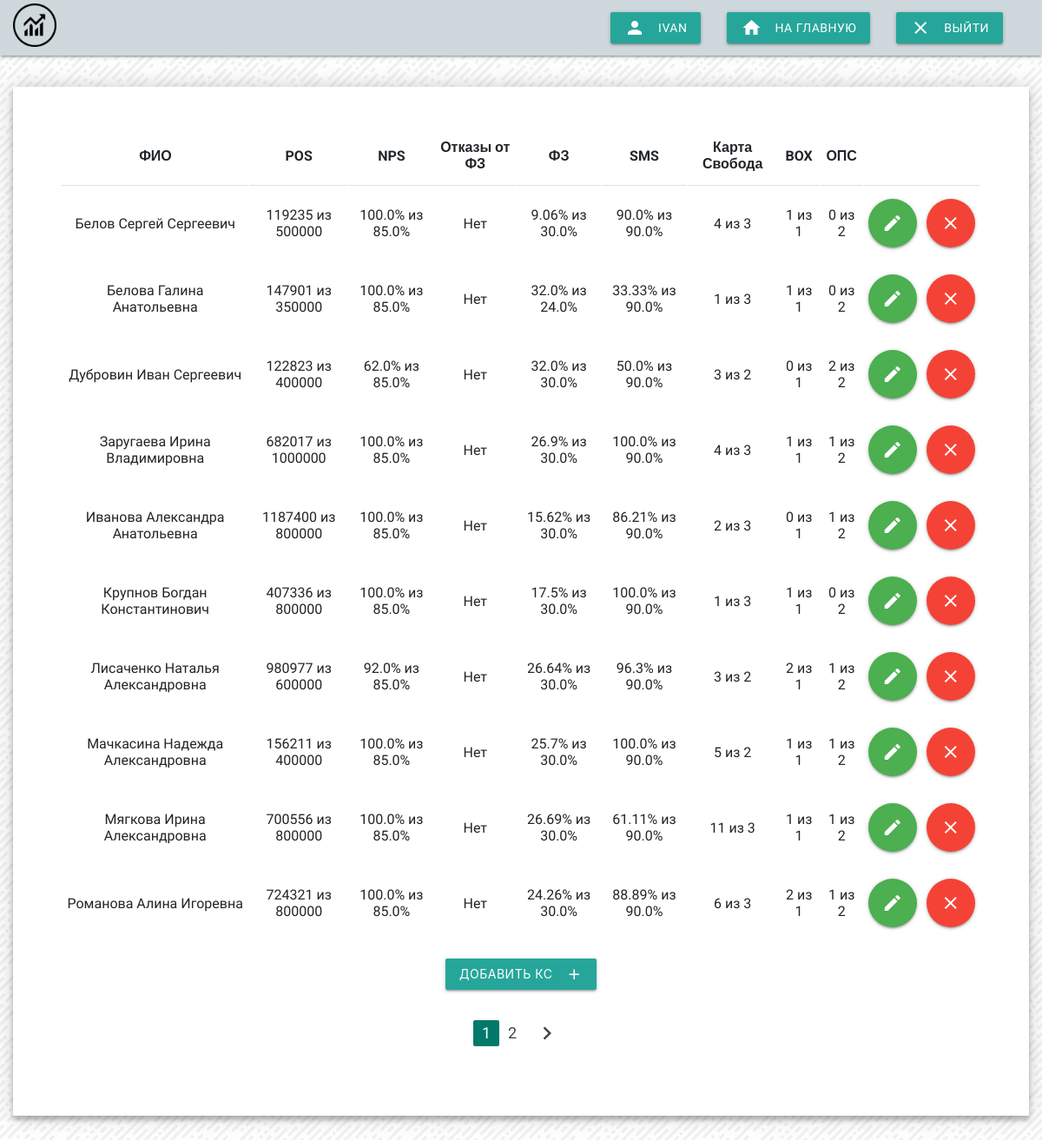
Page /employees (signed in) on the committed database.
### main_app/models.py (models this page shows, shortened)
class CRUDMixin():
    @classmethod
    def create(cls, **kwargs):
        instance = cls(**kwargs)
        return instance.save()

class User(db.Model, UserMixin, CRUDMixin):
    __tablename__ = 'users'
    id = db.Column(db.Integer, primary_key=True)
    username = db.Column(db.String(30), unique=True, index=True)
    password_hash = db.Column(db.String(128))
    cs = db.relationship('CS', backref='user', lazy=True)
    archive_cs = db.relationship('ArchiveCS', backref='user', lazy=True)
    rating = db.relationship('Rating', backref='user', lazy=True)
    @property
    def password(self):
        raise AttributeError('password is not a readable attribute')

class CS(db.Model, CRUDMixin):
    __tablename__ = 'employees'
    id = db.Column(db.Integer, primary_key=True)
    first_name = db.Column(db.String(100), unique=False, index=True)
    last_name = db.Column(db.String(100), unique=False, index=True)
    middle_name = db.Column(db.String(100), unique=False, index=True)
    pos_plan = db.Column(db.Integer, nullable=False)
    pos_fact = db.Column(db.Integer, nullable=False)
    nps_plan = db.Column(db.Float, nullable=False)
    nps_fact = db.Column(db.Float, nullable=False)
    refund_fz = db.Column(db.Boolean, nullable=False)
    fz_plan = db.Column(db.Float, nullable=False)
    fz_fact = db.Column(db.Float, nullable=False)
    sms_plan = db.Column(db.Float, nullable=False)
    sms_fact = db.Column(db.Float, nullable=False)
    kr_plan = db.Column(db.Integer, nullable=False)
    kr_fact = db.Column(db.Integer, nullable=False)
    box_plan = db.Column(db.Integer, nullable=False)
    box_fact = db.Column(db.Integer, nullable=False)
    ops_plan = db.Column(db.Integer, nullable=False)
    ops_fact = db.Column(db.Integer, nullable=False)
    user_id = db.Column(db.Integer, db.ForeignKey('users.id', ondelete='cascade'), nullable=False)
    def pretty_format(self, num):
        locale.setlocale(locale.LC_ALL, '')
        locale._override_localeconv = {'mon_thousands_sep': ' '}
        return locale.format('%.0f', num, grouping=True)

### main_app/views.py (the view)
@app.route('/employees', methods=['GET', 'POST'])
@login_required
def employees():
    page = request.args.get('page', 1, type=int)
    query = CS.query.filter_by(
                        user_id=current_user.get_id()).\
                        paginate(page=page, per_page=10)
    return render_template('employees.html', items=query)

### main_app/__init__.py (called while the page is built)
@app.before_request
def before_request():
    g.user = current_user

### main_app/models.py (called while the page is built)
@login_manager.user_loader
def load_user(user_id):
    return User.query.get(user_id)

### main_app/templates/employees.html (shortened to what this page needs)
{% extends "base.html" %}
{% from "_formhelpers.html" import render_field %}
{% block content %}
<div class="employees-form">
  <div class="row">
    <div class="col s12">
      {% if items.items %}
      <table class="highlight centered">
        <thead>
          <tr>
              <th>ФИО</th>
              <th>POS</th>
              <th>NPS</th>
              <th>Отказы от ФЗ</th>
              <th>ФЗ</th>
              <th>SMS</th>
              <th>Карта Свобода</th>
              <th>BOX</th>
              <th>ОПС</th>
              <th></th>
          </tr>
        </thead>
        <tbody>
          {% for item in items.items %}
          <tr id="row_{{ item.id }}">
            <td>{{ item.last_name }} {{ item.first_name }} {{ item.middle_name }}</td>
            <td>{{ item.pretty_format(item.pos_fact) }} из {{ item.pretty_format(item.pos_plan) }}</td>
            <td>{{ item.nps_fact }}% из {{ item.nps_plan }}%</td>
            <td>{% if item.refund_fz == True %}
                  Да
                {% else %}
                  Нет
                {% endif %}
            </td>
            <td>{{ item.fz_fact }}% из {{ item.fz_plan }}%</td>
            <td>{{ item.sms_fact }}% из {{ item.sms_plan }}%</td>
            <td>{{ item.kr_fact }} из {{ item.kr_plan }}</td>
            <td>{{ item.box_fact }} из {{ item.box_plan }}</td>
            <td>{{ item.ops_fact }} из {{ item.ops_plan }}</td>
            <td>
                <a class="btn-floating btn-large waves-effect waves-light green" href="{{ url_for('edit_cs', id=item.id) }}">
                  <i class="material-icons right">edit</i>
                </a>
            </td>
            <td>
              <button id="delete_cs_{{ item.id }}" class="btn-floating btn-large waves-effect waves-light red">
                <i class="material-icons right">clear</i>
              </button>
            </td>
          </tr>
          {% endfor %}
        </tbody>
      </table>
    </div>
  </div>
  {% else %}
    <h3>Нет записей</h3>
  {% endif %}
  <div class="row">
    <div class="col s12">
      <form action="{{ url_for('add_cs') }}" method="post">
        <button class="btn waves-effect waves-light large" type="submit" name="action">Добавить КС
          <i class="material-icons right">add</i>
        </button>
      </form>
    </div>
  </div>
  <div class="row">
    <div class="col s12">
      <ul class="pagination">
        {% if items.pages <= 1 %}
        {% else %}
        {% for page_num in items.iter_pages(left_edge=1, right_edge=1, left_current=1, right_current=2) %}
          {% if page_num %}
            {% if items.page == page_num %}
              <li class="active"><a href="{{ url_for('employees', page=page_num) }}">{{ page_num }}</a></li>
            {% else %}
              <li class="waves-effect"><a href="{{ url_for('employees', page=page_num) }}">{{ page_num }}</a></li>
            {% endif %}
          {% endif %}
        {% endfor %}
        {% endif %}
        {% if items.has_next %}
          <li class="waves-effect"><a href="{{ url_for('employees', page=items.next_num) }}"><i class="material-icons">chevron_right</i></a></li>
        {% endif %}
      </ul>
    </div>
  </div>
</div>
{% endblock %}

### main_app/templates/base.html (shortened to what this page needs)
<html lang="en">
<head>
	<link rel="stylesheet" type="text/css" href="{{ url_for('static', filename='css/bootstrap.css') }}">
	<link rel="stylesheet" type="text/css" href="{{ url_for('static', filename='css/materialize.css') }}">
	<link rel="stylesheet" type="text/css" href="{{ url_for('static', filename='css/style.css') }}">
</head>
<body>
	<nav class="navbar navbar-expand-md navbar-dark fixed-top blue-grey lighten-4">
		<i id="logo"><img src="{{ url_for('static', filename='images/logo.png')}}" width="50" height="50"></a></i>
		<div class="navbar-collapse collapse w-100 order-3 dual-collapse2">
			<ul class="navbar ml-auto">
				{% if current_user.is_authenticated %}
				<li class="nav-item">
		    	<a id="name" class="waves-effect waves-light btn"><i class="material-icons left">person</i>{{ current_user.username }}</a>
		  	</li>
				<li class="nav-item">
		    	<a class="waves-effect waves-light btn" href="{{ url_for('index') }}"><i class="material-icons left">home</i>На главную</a>
		  	</li>
				<li class="nav-item">
		    	<a class="waves-effect waves-light btn" href="{{ url_for('logout') }}"><i class="material-icons left">close</i>Выйти</a>
		  	</li>
				{% endif %}
			</ul>
		</div>
	</nav>
	<main>
		<div id="block-content" class="container-fluid">
				{% block content %}
				{% endblock %}
		</div>
	</main>
</body>
</html>

### main_app/static/css/style.css (style rules this page uses)
#logo { font-size: 60px; }
#block-content { padding-top: 100px; }
#name { pointer-events: none; }
::placeholder { color: black; opacity: 1; }
.employees-form { position: relative; z-index: 1; background: #FFFFFF; margin: 0 auto 50px; padding: 45px; text-align: center; box-shadow: 0 0 20px 0 rgba(0, 0, 0, 0.2), 0 5px 5px 0 rgba(0, 0, 0, 0.24); }
.pagination { display: flex; align-items: center; justify-content: center; }
.pagination li.active { background: #00796b; }
#rating-table th, td { border-style: solid; border-width: 0 1px 1px 0; border-color: white; }

### rows in the picture
User: username "IVAN"
CS: last_name "Белов", first_name "Сергей", middle_name "Сергеевич", pretty_format "119235", pretty_format "500000", nps_fact "100.0", nps_plan "85.0", refund_fz "Нет", fz_fact "9.06", fz_plan "30.0", sms_fact "90.0", sms_plan "90.0", kr_fact "4", kr_plan "3", box_fact "1", box_plan "1", ops_fact "0", ops_plan "2"
CS: last_name "Белова", first_name "Галина", middle_name "Анатольевна", pretty_format "147901", pretty_format "350000", nps_fact "100.0", nps_plan "85.0", refund_fz "Нет", fz_fact "32.0", fz_plan "24.0", sms_fact "33.33", sms_plan "90.0", kr_fact "1", kr_plan "3", box_fact "1", box_plan "1", ops_fact "0", ops_plan "2"
CS: last_name "Дубровин", first_name "Иван", middle_name "Сергеевич", pretty_format "122823", pretty_format "400000", nps_fact "62.0", nps_plan "85.0", refund_fz "Нет", fz_fact "32.0", fz_plan "30.0", sms_fact "50.0", sms_plan "90.0", kr_fact "3", kr_plan "2", box_fact "0", box_plan "1", ops_fact "2", ops_plan "2"
CS: last_name "Заругаева", first_name "Ирина", middle_name "Владимировна", pretty_format "682017", pretty_format "1000000", nps_fact "100.0", nps_plan "85.0", refund_fz "Нет", fz_fact "26.9", fz_plan "30.0", sms_fact "100.0", sms_plan "90.0", kr_fact "4", kr_plan "3", box_fact "1", box_plan "1", ops_fact "1", ops_plan "2"
CS: last_name "Иванова", first_name "Александра", middle_name "Анатольевна", pretty_format "1187400", pretty_format "800000", nps_fact "100.0", nps_plan "85.0", refund_fz "Нет", fz_fact "15.62", fz_plan "30.0", sms_fact "86.21", sms_plan "90.0", kr_fact "2", kr_plan "3", box_fact "0", box_plan "1", ops_fact "1", ops_plan "2"
CS: last_name "Крупнов", first_name "Богдан", middle_name "Константинович", pretty_format "407336", pretty_format "800000", nps_fact "100.0", nps_plan "85.0", refund_fz "Нет", fz_fact "17.5", fz_plan "30.0", sms_fact "100.0", sms_plan "90.0", kr_fact "1", kr_plan "3", box_fact "1", box_plan "1", ops_fact "0", ops_plan "2"
CS: last_name "Лисаченко", first_name "Наталья", middle_name "Александровна", pretty_format "980977", pretty_format "600000", nps_fact "92.0", nps_plan "85.0", refund_fz "Нет", fz_fact "26.64", fz_plan "30.0", sms_fact "96.3", sms_plan "90.0", kr_fact "3", kr_plan "2", box_fact "2", box_plan "1", ops_fact "1", ops_plan "2"
CS: last_name "Мачкасина", first_name "Надежда", middle_name "Александровна", pretty_format "156211", pretty_format "400000", nps_fact "100.0", nps_plan "85.0", refund_fz "Нет", fz_fact "25.7", fz_plan "30.0", sms_fact "100.0", sms_plan "90.0", kr_fact "5", kr_plan "2", box_fact "1", box_plan "1", ops_fact "1", ops_plan "2"
CS: last_name "Мягкова", first_name "Ирина", middle_name "Александровна", pretty_format "700556", pretty_format "800000", nps_fact "100.0", nps_plan "85.0", refund_fz "Нет", fz_fact "26.69", fz_plan "30.0", sms_fact "61.11", sms_plan "90.0", kr_fact "11", kr_plan "3", box_fact "1", box_plan "1", ops_fact "1", ops_plan "2"
CS: last_name "Романова", first_name "Алина", middle_name "Игоревна", pretty_format "724321", pretty_format "800000", nps_fact "100.0", nps_plan "85.0", refund_fz "Нет", fz_fact "24.26", fz_plan "30.0", sms_fact "88.89", sms_plan "90.0", kr_fact "6", kr_plan "3", box_fact "2", box_plan "1", ops_fact "1", ops_plan "2"

### other values in the picture
{{ page_num }} "1"
{{ page_num }} "2"
